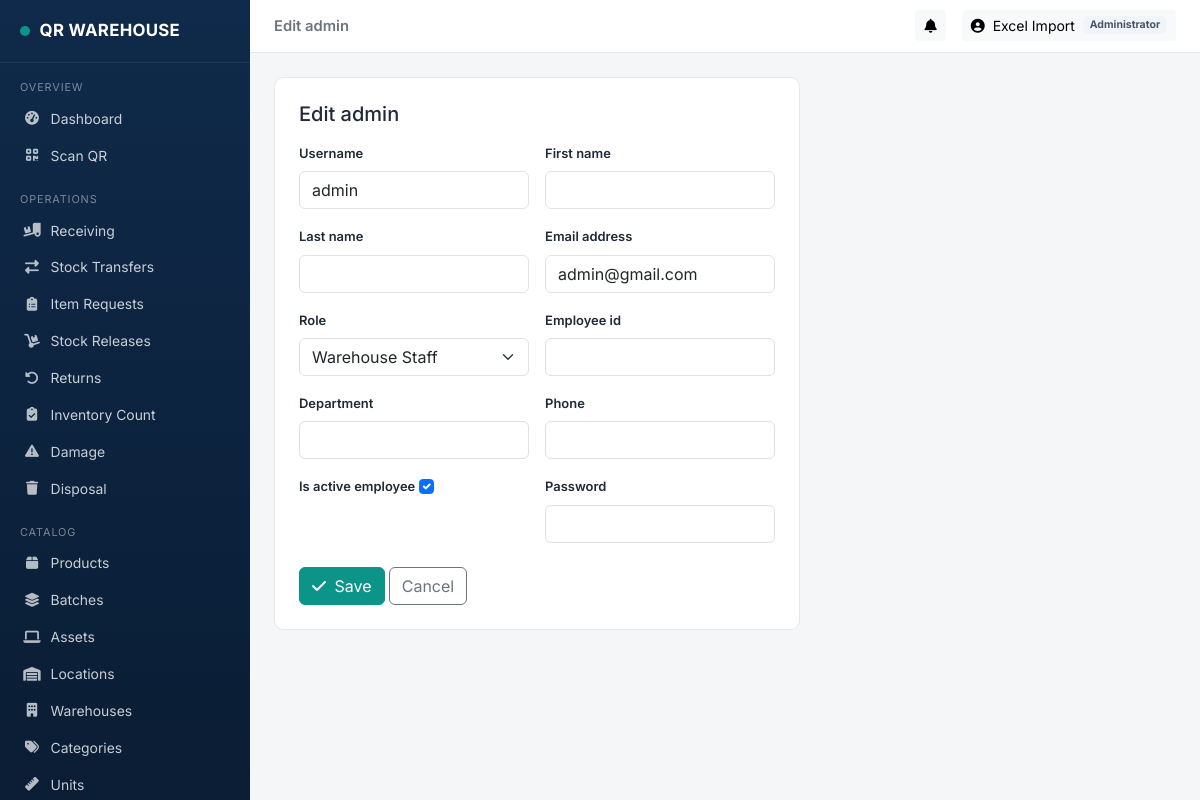
The page /accounts/users/1/edit/ (signed in) on the database its author committed.
### backend/models.py (models this page shows, shortened)
class User(AbstractUser):
    class Role(models.TextChoices):
        ADMIN = 'admin', 'Administrator'
        MANAGER = 'manager', 'Warehouse Manager'
        STAFF = 'staff', 'Warehouse Staff'
        REQUESTER = 'requester', 'Requesting Department'
        AUDITOR = 'auditor', 'Auditor / Viewer'
    role = models.CharField(max_length=20, choices=Role.choices, default=Role.STAFF)
    employee_id = models.CharField(max_length=30, blank=True)
    department = models.CharField(max_length=100, blank=True)
    phone = models.CharField(max_length=30, blank=True)
    is_active_employee = models.BooleanField(default=True)

### backend/views.py (the view)
# urls.py: path('users/<int:pk>/edit/', views.user_edit, name='user_edit'),
@role_required('admin')
def user_edit(request, pk):
    user_obj = get_object_or_404(User, pk=pk)
    if request.method == 'POST':
        form = UserForm(request.POST, instance=user_obj)
        if form.is_valid():
            form.save()
            messages.success(request, "User updated.")
            return redirect('accounts:user_list')
    else:
        form = UserForm(instance=user_obj)
    return render(request, 'accounts/user_form.html', {'form': form, 'title': f'Edit {user_obj.username}'})

### backend/forms.py (shortened to what this page needs)
class UserForm(forms.ModelForm):
    password = forms.CharField(widget=forms.PasswordInput, required=False, help_text="Leave blank to keep current password.")
    class Meta:
        model = User
        fields = ['username', 'first_name', 'last_name', 'email', 'role', 'employee_id',
                  'department', 'phone', 'is_active_employee']
        widgets = {f: forms.TextInput(attrs=BASE) for f in
                   ['username', 'first_name', 'last_name', 'email', 'employee_id', 'department', 'phone']}
    def __init__(self, *args, **kwargs):
        super().__init__(*args, **kwargs)
        self.fields['role'].widget.attrs.update({'class': 'form-select'})
        self.fields['is_active_employee'].widget.attrs.update({'class': 'form-check-input'})
        self.fields['password'].widget.attrs.update({'class': 'form-control'})

### backend/context_processors.py (called while the page is built)
def notifications_processor(request):
    if not request.user.is_authenticated:
        return {}
    from .models import Notification
    qs = Notification.objects.filter(is_read=False).filter(
        Q(recipient=request.user) | Q(role_target=request.user.role)
    ).order_by('-created_at')[:8]
    return {
        'nav_notifications': qs,
        'nav_notifications_count': qs.count(),
    }

### backend/permissions.py (called while the page is built)
def role_required(*roles):
    def decorator(view_func):
        @wraps(view_func)
        @login_required
        def _wrapped(request, *args, **kwargs):
            if request.user.role == 'admin' or request.user.role in roles:
                return view_func(request, *args, **kwargs)
            messages.error(request, "You don't have permission to access that page.")
            raise PermissionDenied
        return _wrapped
    return decorator

### backend/templates/accounts/user_form.html (shortened to what this page needs)
{% extends "base.html" %}
{% block page_heading %}{{ title }}{% endblock %}
{% block content %}
<div class="wh-card p-4 col-lg-7">
  <h5 class="mb-3">{{ title }}</h5>
  <form method="post">
    <div class="row g-3">
      {% for field in form %}
      <div class="col-md-6">
        <label class="form-label small fw-semibold">{{ field.label }}</label>
        {{ field }}
      </div>
      {% endfor %}
    </div>
    <button class="btn btn-primary mt-4"><i class="fa-solid fa-check me-1"></i> Save</button>
    <a href="{% url 'accounts:user_list' %}" class="btn btn-outline-secondary mt-4">Cancel</a>
  </form>
</div>
{% endblock %}

### backend/templates/base.html (shortened to what this page needs)
{% load static %}
<!DOCTYPE html>
<html lang="en">
<head>
<link rel="stylesheet" href="https://cdnjs.cloudflare.com/ajax/libs/bootstrap/5.3.3/css/bootstrap.min.css">
<link rel="stylesheet" href="https://cdnjs.cloudflare.com/ajax/libs/font-awesome/6.5.1/css/all.min.css">
<link rel="stylesheet" href="{% static 'css/style.css' %}">
</head>
<body>
{% if user.is_authenticated %}
<nav class="wh-sidebar" id="whSidebar">
  <div class="brand"><span class="badge-dot"></span> QR WAREHOUSE</div>
  <div class="nav-section">Overview</div>
  <a class="nav-link {% if request.resolver_match.url_name == 'home' %}active{% endif %}" href="{% url 'dashboard:home' %}"><i class="fa-solid fa-gauge-high"></i> Dashboard</a>
  <a class="nav-link {% if 'scanner' in request.path %}active{% endif %}" href="{% url 'core:scanner' %}"><i class="fa-solid fa-qrcode"></i> Scan QR</a>
  <div class="nav-section">Operations</div>
  <a class="nav-link {% if '/ops/receiving' in request.path %}active{% endif %}" href="{% url 'operations:receiving_list' %}"><i class="fa-solid fa-truck-ramp-box"></i> Receiving</a>
  <a class="nav-link {% if '/ops/transfers' in request.path %}active{% endif %}" href="{% url 'operations:transfer_list' %}"><i class="fa-solid fa-right-left"></i> Stock Transfers</a>
  <a class="nav-link {% if '/ops/requests' in request.path %}active{% endif %}" href="{% url 'operations:request_list' %}"><i class="fa-solid fa-clipboard-list"></i> Item Requests</a>
  <a class="nav-link {% if '/ops/releases' in request.path %}active{% endif %}" href="{% url 'operations:release_list' %}"><i class="fa-solid fa-dolly"></i> Stock Releases</a>
  <a class="nav-link {% if '/ops/returns' in request.path %}active{% endif %}" href="{% url 'operations:return_list' %}"><i class="fa-solid fa-rotate-left"></i> Returns</a>
  <a class="nav-link {% if '/ops/counts' in request.path %}active{% endif %}" href="{% url 'operations:count_list' %}"><i class="fa-solid fa-clipboard-check"></i> Inventory Count</a>
  <a class="nav-link {% if '/ops/damage' in request.path %}active{% endif %}" href="{% url 'operations:damage_list' %}"><i class="fa-solid fa-triangle-exclamation"></i> Damage</a>
  <a class="nav-link {% if '/ops/disposals' in request.path %}active{% endif %}" href="{% url 'operations:disposal_list' %}"><i class="fa-solid fa-trash"></i> Disposal</a>
  <div class="nav-section">Catalog</div>
  <a class="nav-link {% if '/inventory/products' in request.path %}active{% endif %}" href="{% url 'core:product_list' %}"><i class="fa-solid fa-box"></i> Products</a>
  <a class="nav-link {% if '/inventory/batches' in request.path %}active{% endif %}" href="{% url 'core:batch_list' %}"><i class="fa-solid fa-layer-group"></i> Batches</a>
  <a class="nav-link {% if '/inventory/assets' in request.path %}active{% endif %}" href="{% url 'core:asset_list' %}"><i class="fa-solid fa-laptop"></i> Assets</a>
  <a class="nav-link {% if '/inventory/locations' in request.path %}active{% endif %}" href="{% url 'core:location_list' %}"><i class="fa-solid fa-warehouse"></i> Locations</a>
  <a class="nav-link {% if '/inventory/warehouses' in request.path %}active{% endif %}" href="{% url 'core:warehouse_list' %}"><i class="fa-solid fa-building"></i> Warehouses</a>
  <a class="nav-link {% if '/inventory/categories' in request.path %}active{% endif %}" href="{% url 'core:category_list' %}"><i class="fa-solid fa-tags"></i> Categories</a>
  <a class="nav-link {% if '/inventory/units' in request.path %}active{% endif %}" href="{% url 'core:unit_list' %}"><i class="fa-solid fa-ruler"></i> Units</a>
</nav>
<div class="wh-content">
  <div class="wh-topbar">
    <div class="fw-semibold text-secondary d-none d-lg-block">{% block page_heading %}{% endblock %}</div>
    <div class="d-flex align-items-center gap-3">
      <div class="dropdown">
        <button class="btn btn-sm btn-light position-relative" data-bs-toggle="dropdown">
          <i class="fa-solid fa-bell"></i>
        </button>
      </div>
      <div class="dropdown">
        <button class="btn btn-sm btn-light d-flex align-items-center gap-2" data-bs-toggle="dropdown">
          <i class="fa-solid fa-circle-user"></i> {{ user.get_full_name|default:user.username }}
          <span class="badge badge-soft-secondary">{{ user.get_role_display }}</span>
        </button>
      </div>
    </div>
  </div>
  <div class="wh-page">
    {% block content %}{% endblock %}
  </div>
</div>
{% else %}
  {% block guest_content %}{% endblock %}
{% endif %}
</body>
</html>

### backend/static/css/style.css (style rules this page uses)
:root { --wh-navy: #0F2A4A; --wh-navy-dark: #0A1D34; --wh-slate: #1E3A5F; --wh-teal: #0D9488; --wh-teal-dark: #0B7A70; --wh-amber: #F59E0B; --wh-danger: #DC2626; --wh-success: #16A34A; --wh-bg: #F4F6F8; --wh-card: #FFFFFF; --wh-text: #1F2937; --wh-muted: #6B7280; --wh-border: #E5E7EB; --sidebar-width: 250px; }
body { background: var(--wh-bg); color: var(--wh-text); font-family: 'Inter', -apple-system, BlinkMacSystemFont, 'Segoe UI', Roboto, sans-serif; font-size: 0.925rem; }
.wh-sidebar { position: fixed; top:0; left:0; bottom:0; width: var(--sidebar-width); background: linear-gradient(180deg, var(--wh-navy) 0%, var(--wh-navy-dark) 100%); color: #fff; overflow-y: auto; z-index: 1030; }
.wh-sidebar .brand { padding: 1.15rem 1.25rem; font-weight: 700; font-size: 1.05rem; letter-spacing:.3px; border-bottom: 1px solid rgba(255,255,255,.08); display:flex; align-items:center; gap:.6rem; }
.wh-sidebar .brand .badge-dot { width:10px;height:10px;border-radius:50%;background:var(--wh-teal);display:inline-block; }
.wh-sidebar .nav-section { text-transform: uppercase; font-size:.68rem; letter-spacing:.08em; color: rgba(255,255,255,.45); padding: 1rem 1.25rem .35rem; }
.wh-sidebar .nav-link { color: rgba(255,255,255,.78); padding:.5rem 1.25rem; font-size:.87rem; border-left:3px solid transparent; display:flex; align-items:center; gap:.6rem; }
.wh-sidebar .nav-link i { width:18px; text-align:center; opacity:.9; }
.wh-content { margin-left: var(--sidebar-width); min-height:100vh; }
.wh-topbar { background:#fff; border-bottom:1px solid var(--wh-border); padding:.65rem 1.5rem; display:flex; align-items:center; justify-content:space-between; position:sticky; top:0; z-index:1020; }
.wh-page { padding: 1.5rem; }
.wh-card { background:var(--wh-card); border:1px solid var(--wh-border); border-radius:.6rem; }
.btn-primary { background: var(--wh-teal); border-color: var(--wh-teal); }
a { color: var(--wh-teal-dark); text-decoration:none; }
.badge-soft-secondary { background:#F1F5F9; color:#475569; }

### rows shown on the page
User: get_full_name "Excel Import", role "Administrator"
User: form "admin" "admin@gmail.com" "Warehouse Staff" "☑"

### other values the page prints
{{ title }} "Edit admin"
{{ field.label }} "Username" "First name" "Last name" "Email address" "Role" "Employee id" "Department" "Phone" "Is active employee" "Password"
